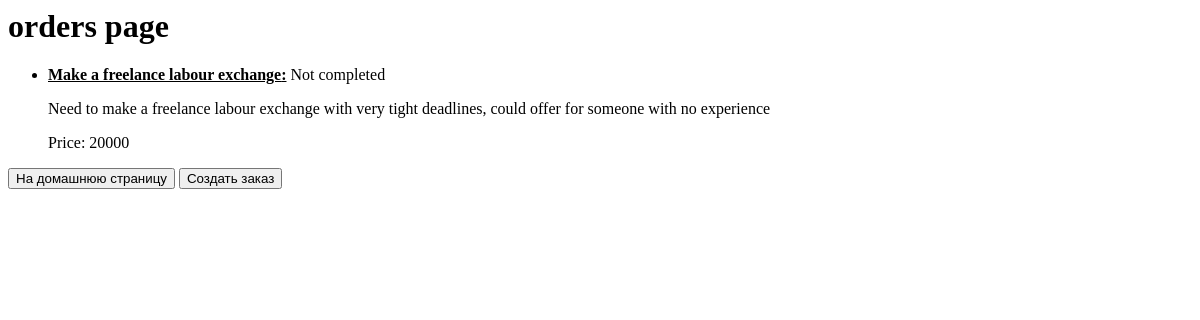
/orders/, run on an earlier commit of the app's database.
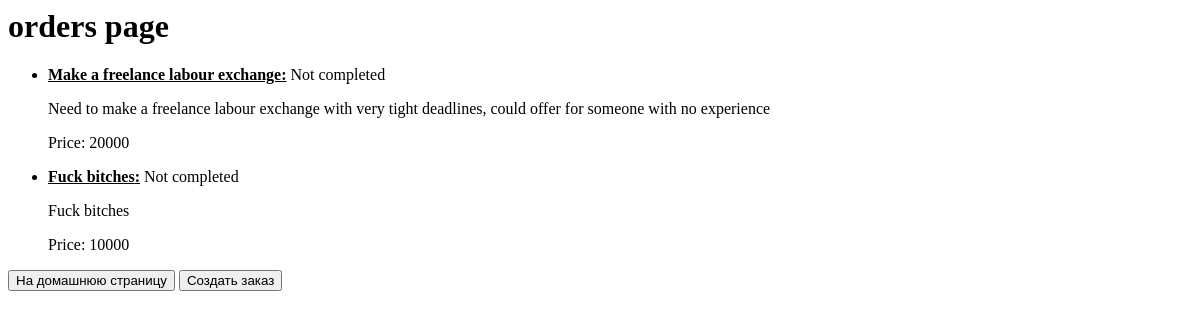
And on a later commit of the database.
### myapp/models.py (models this page shows)
class freelanceOrder(models.Model):
    title = models.CharField(max_length=200)
    description = models.CharField(max_length=400)
    price = models.IntegerField()
    completed = models.BooleanField(default=False)

### myapp/views.py (the view)
# urls.py: path("orders/", views.orders, name="orders"),
def orders(request):
    orderItems = freelanceOrder.objects.all()
    return render(request, "orders.html", {"orders": orderItems})

### myapp/templates/orders.html
<html>
    <head>
    </head>
    <body>
        <h1>orders page</h1>
        <ul>
            {% for order in orders %}
            <li>
                <p>
                    <b><u>{{ order.title }}:</u></b> {% if order.completed %}Completed{% else %}Not completed{% endif %}
                </p>
                <p>
                    {{ order.description}}
                </p>
                <p>
                    Price: {{ order.price }}
                </p>
            </li>
            {% endfor %}
        </ul>
        <a href="{% url 'home' %}"><button>На домашнюю страницу</button></a>
        <a href="{% url 'orderUpload' %}"><button>Создать заказ</button></a>
    </body>
</html>

What changed in the data, as far as the page shows it:
added freelanceOrder: title "Fuck bitches", completed "Not completed", description "Fuck bitches", price "10000"
